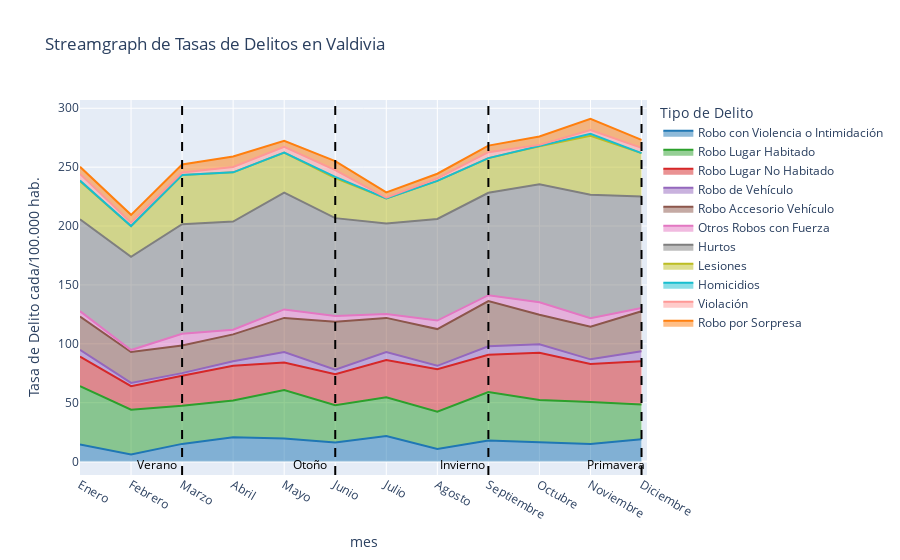
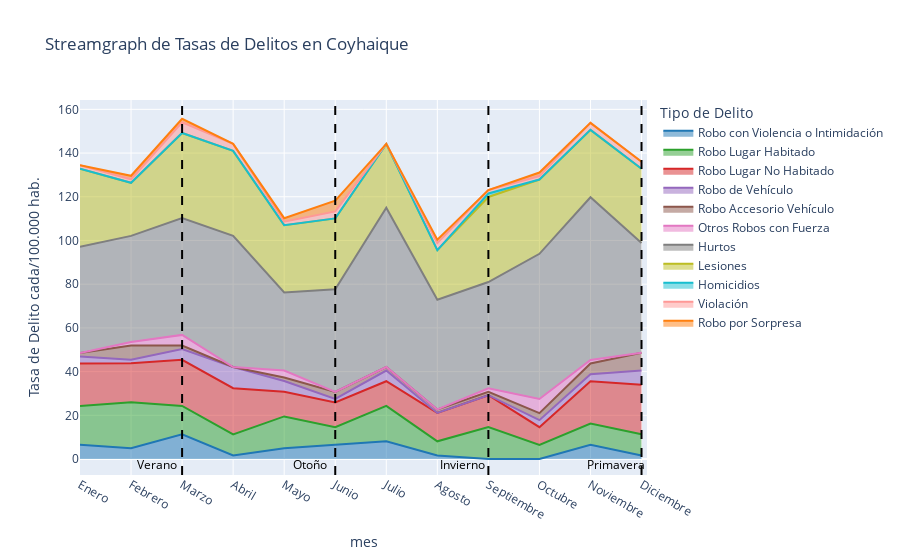

Notebook source saved alongside these figures, in order:
### Code cell
# Cargar datos desde el archivo Excel
df_stream = df2.sort_values("mes")
df_stream2 = df1.sort_values("mes")

levantarStream2(df_stream, orden_meses, "Valdivia", colores_delitos)
levantarStream2(df_stream2, orden_meses, "Coyhaique", colores_delitos)

### Figure 1 — Plotly figure (JSON) as saved in the notebook; plotly's stock layout.template omitted (floating-point values rounded to 4 significant figures)
{"data": [{"fillpattern": {"shape": ""}, "hovertemplate": "Tipo de Delito=Robo con Violencia o Intimidación<br>mes=%{x}<br>Tasa de Delito cada/100.000 hab.=%{y}<extra></extra>", "legendgroup": "Robo con Violencia o Intimidación", "line": {"color": "#1f77b4"}, "marker": {"symbol": "circle"}, "mode": "lines", "name": "Robo con Violencia o Intimidación", "orientation": "v", "showlegend": true, "stackgroup": "1", "type": "scatter", "x": ["Abril", "Agosto", "Diciembre", "Enero", "Febrero", "Julio", "Junio", "Marzo", "Mayo", "Noviembre", "Octubre", "Septiembre"], "xaxis": "x", "y": [20.6, 10.6, 18.9, 14.5, 6.1, 21.7, 16.2, 15, 19.5, 15, 16.7, 17.8], "yaxis": "y"}, {"fillpattern": {"shape": ""}, "hovertemplate": "Tipo de Delito=Robo Lugar Habitado<br>mes=%{x}<br>Tasa de Delito cada/100.000 hab.=%{y}<extra></extra>", "legendgroup": "Robo Lugar Habitado", "line": {"color": "#2ca02c"}, "marker": {"symbol": "circle"}, "mode": "lines", "name": "Robo Lugar Habitado", "orientation": "v", "showlegend": true, "stackgroup": "1", "type": "scatter", "x": ["Abril", "Agosto", "Diciembre", "Enero", "Febrero", "Julio", "Junio", "Marzo", "Mayo", "Noviembre", "Octubre", "Septiembre"], "xaxis": "x", "y": [31.2, 31.7, 29.5, 49.6, 37.9, 32.9, 31.7, 32.3, 41.2, 35.6, 35.6, 41.2], "yaxis": "y"}, {"fillpattern": {"shape": ""}, "hovertemplate": "Tipo de Delito=Robo Lugar No Habitado<br>mes=%{x}<br>Tasa de Delito cada/100.000 hab.=%{y}<extra></extra>", "legendgroup": "Robo Lugar No Habitado", "line": {"color": "#d62728"}, "marker": {"symbol": "circle"}, "mode": "lines", "name": "Robo Lugar No Habitado", "orientation": "v", "showlegend": true, "stackgroup": "1", "type": "scatter", "x": ["Abril", "Agosto", "Diciembre", "Enero", "Febrero", "Julio", "Junio", "Marzo", "Mayo", "Noviembre", "Octubre", "Septiembre"], "xaxis": "x", "y": [29.5, 36.2, 36.8, 25.1, 20, 31.7, 26.2, 25.6, 23.4, 32.3, 40.1, 31.7], "yaxis": "y"}, {"fillpattern": {"shape": ""}, "hovertemplate": "Tipo de Delito=Robo de Vehículo<br>mes=%{x}<br>Tasa de Delito cada/100.000 hab.=%{y}<extra></extra>", "legendgroup": "Robo de Vehículo", "line": {"color": "#9467bd"}, "marker": {"symbol": "circle"}, "mode": "lines", "name": "Robo de Vehículo", "orientation": "v", "showlegend": true, "stackgroup": "1", "type": "scatter", "x": ["Abril", "Agosto", "Diciembre", "Enero", "Febrero", "Julio", "Junio", "Marzo", "Mayo", "Noviembre", "Octubre", "Septiembre"], "xaxis": "x", "y": [3.9, 2.8, 8.4, 5.6, 2.8, 6.7, 3.9, 2.2, 8.9, 3.9, 7.2, 7.2], "yaxis": "y"}, {"fillpattern": {"shape": ""}, "hovertemplate": "Tipo de Delito=Robo Accesorio Vehículo<br>mes=%{x}<br>Tasa de Delito cada/100.000 hab.=%{y}<extra></extra>", "legendgroup": "Robo Accesorio Vehículo", "line": {"color": "#8c564b"}, "marker": {"symbol": "circle"}, "mode": "lines", "name": "Robo Accesorio Vehículo", "orientation": "v", "showlegend": true, "stackgroup": "1", "type": "scatter", "x": ["Abril", "Agosto", "Diciembre", "Enero", "Febrero", "Julio", "Junio", "Marzo", "Mayo", "Noviembre", "Octubre", "Septiembre"], "xaxis": "x", "y": [22.8, 31.2, 34, 28.4, 26.2, 29, 40.7, 23.4, 29, 27.8, 25.1, 38.4], "yaxis": "y"}, {"fillpattern": {"shape": ""}, "hovertemplate": "Tipo de Delito=Otros Robos con Fuerza<br>mes=%{x}<br>Tasa de Delito cada/100.000 hab.=%{y}<extra></extra>", "legendgroup": "Otros Robos con Fuerza", "line": {"color": "#e377c2"}, "marker": {"symbol": "circle"}, "mode": "lines", "name": "Otros Robos con Fuerza", "orientation": "v", "showlegend": true, "stackgroup": "1", "type": "scatter", "x": ["Abril", "Agosto", "Diciembre", "Enero", "Febrero", "Julio", "Junio", "Marzo", "Mayo", "Noviembre", "Octubre", "Septiembre"], "xaxis": "x", "y": [3.9, 7.2, 2.8, 4.5, 1.7, 3.3, 5, 10, 7.2, 7.2, 10.6, 5], "yaxis": "y"}, {"fillpattern": {"shape": ""}, "hovertemplate": "Tipo de Delito=Hurtos<br>mes=%{x}<br>Tasa de Delito cada/100.000 hab.=%{y}<extra></extra>", "legendgroup": "Hurtos", "line": {"color": "#7f7f7f"}, "marker": {"symbol": "circle"}, "mode": "lines", "name": "Hurtos", "orientation": "v", "showlegend": true, "stackgroup": "1", "type": "scatter", "x": ["Abril", "Agosto", "Diciembre", "Enero", "Febrero", "Julio", "Junio", "Marzo", "Mayo", "Noviembre", "Octubre", "Septiembre"], "xaxis": "x", "y": [91.9, 86.3, 94.7, 78, 79.1, 76.9, 83, 93, 99.1, 104.7, 100.2, 86.9], "yaxis": "y"}, {"fillpattern": {"shape": ""}, "hovertemplate": "Tipo de Delito=Lesiones<br>mes=%{x}<br>Tasa de Delito cada/100.000 hab.=%{y}<extra></extra>", "legendgroup": "Lesiones", "line": {"color": "#bcbd22"}, "marker": {"symbol": "circle"}, "mode": "lines", "name": "Lesiones", "orientation": "v", "showlegend": true, "stackgroup": "1", "type": "scatter", "x": ["Abril", "Agosto", "Diciembre", "Enero", "Febrero", "Julio", "Junio", "Marzo", "Mayo", "Noviembre", "Octubre", "Septiembre"], "xaxis": "x", "y": [41.8, 32.3, 36.8, 32.3, 26.2, 21.2, 34, 41.8, 34, 50.1, 32.3, 29.5], "yaxis": "y"}, {"fillpattern": {"shape": ""}, "hovertemplate": "Tipo de Delito=Homicidios<br>mes=%{x}<br>Tasa de Delito cada/100.000 hab.=%{y}<extra></extra>", "legendgroup": "Homicidios", "line": {"color": "#17becf"}, "marker": {"symbol": "circle"}, "mode": "lines", "name": "Homicidios", "orientation": "v", "showlegend": true, "stackgroup": "1", "type": "scatter", "x": ["Abril", "Agosto", "Diciembre", "Enero", "Febrero", "Julio", "Junio", "Marzo", "Mayo", "Noviembre", "Octubre", "Septiembre"], "xaxis": "x", "y": [0, 0, 0, 0.6, 0, 0, 1.1, 0, 0, 1.7, 0, 0], "yaxis": "y"}, {"fillpattern": {"shape": ""}, "hovertemplate": "Tipo de Delito=Violación<br>mes=%{x}<br>Tasa de Delito cada/100.000 hab.=%{y}<extra></extra>", "legendgroup": "Violación", "line": {"color": "#ff9896"}, "marker": {"symbol": "circle"}, "mode": "lines", "name": "Violación", "orientation": "v", "showlegend": true, "stackgroup": "1", "type": "scatter", "x": ["Abril", "Agosto", "Diciembre", "Enero", "Febrero", "Julio", "Junio", "Marzo", "Mayo", "Noviembre", "Octubre", "Septiembre"], "xaxis": "x", "y": [4.5, 2.2, 4.5, 5.6, 2.8, 0.6, 5.6, 2.2, 5, 3.3, 1.1, 5], "yaxis": "y"}, {"fillpattern": {"shape": ""}, "hovertemplate": "Tipo de Delito=Robo por Sorpresa<br>mes=%{x}<br>Tasa de Delito cada/100.000 hab.=%{y}<extra></extra>", "legendgroup": "Robo por Sorpresa", "line": {"color": "#ff7f0e"}, "marker": {"symbol": "circle"}, "mode": "lines", "name": "Robo por Sorpresa", "orientation": "v", "showlegend": true, "stackgroup": "1", "type": "scatter", "x": ["Abril", "Agosto", "Diciembre", "Enero", "Febrero", "Julio", "Junio", "Marzo", "Mayo", "Noviembre", "Octubre", "Septiembre"], "xaxis": "x", "y": [8.9, 3.9, 6.7, 6.1, 6.7, 4.5, 7.8, 6.7, 5, 9.5, 7.2, 5.6], "yaxis": "y"}], "layout": {"annotations": [{"font": {"color": "black"}, "showarrow": false, "text": "Verano", "x": 1.5, "y": -2.5}, {"font": {"color": "black"}, "showarrow": false, "text": "Otoño", "x": 4.5, "y": -2.5}, {"font": {"color": "black"}, "showarrow": false, "text": "Invierno", "x": 7.5, "y": -2.5}, {"font": {"color": "black"}, "showarrow": false, "text": "Primavera", "x": 10.5, "y": -2.5}], "autosize": true, "legend": {"title": {"text": "Tipo de Delito"}, "tracegroupgap": 0}, "shapes": [{"line": {"color": "black", "dash": "dash", "width": 2}, "type": "line", "x0": "Marzo", "x1": "Marzo", "xref": "x", "y0": 0, "y1": 1, "yref": "paper"}, {"line": {"color": "black", "dash": "dash", "width": 2}, "type": "line", "x0": "Junio", "x1": "Junio", "xref": "x", "y0": 0, "y1": 1, "yref": "paper"}, {"line": {"color": "black", "dash": "dash", "width": 2}, "type": "line", "x0": "Septiembre", "x1": "Septiembre", "xref": "x", "y0": 0, "y1": 1, "yref": "paper"}, {"line": {"color": "black", "dash": "dash", "width": 2}, "type": "line", "x0": "Diciembre", "x1": "Diciembre", "xref": "x", "y0": 0, "y1": 1, "yref": "paper"}], "title": {"text": "Streamgraph de Tasas de Delitos en Valdivia"}, "xaxis": {"anchor": "y", "autorange": true, "categoryarray": ["Enero", "Febrero", "Marzo", "Abril", "Mayo", "Junio", "Julio", "Agosto", "Septiembre", "Octubre", "Noviembre", "Diciembre"], "categoryorder": "array", "domain": [0, 1], "range": [0, 11.01], "title": {"text": "mes"}, "type": "category"}, "yaxis": {"anchor": "x", "autorange": true, "domain": [0, 1], "range": [-19.77, 307.5], "title": {"text": "Tasa de Delito cada/100.000 hab."}, "type": "linear"}}}

### Figure 2 — Plotly figure (JSON) as saved in the notebook; plotly's stock layout.template omitted (floating-point values rounded to 4 significant figures)
{"data": [{"fillpattern": {"shape": ""}, "hovertemplate": "Tipo de Delito=Robo con Violencia o Intimidación<br>mes=%{x}<br>Tasa de Delito cada/100.000 hab.=%{y}<extra></extra>", "legendgroup": "Robo con Violencia o Intimidación", "line": {"color": "#1f77b4"}, "marker": {"symbol": "circle"}, "mode": "lines", "name": "Robo con Violencia o Intimidación", "orientation": "v", "showlegend": true, "stackgroup": "1", "type": "scatter", "x": ["Abril", "Agosto", "Diciembre", "Enero", "Febrero", "Julio", "Junio", "Marzo", "Mayo", "Noviembre", "Octubre", "Septiembre"], "xaxis": "x", "y": [1.6, 1.6, 1.6, 6.5, 4.9, 8.1, 6.5, 11.3, 4.9, 6.5, 0, 0], "yaxis": "y"}, {"fillpattern": {"shape": ""}, "hovertemplate": "Tipo de Delito=Robo Lugar Habitado<br>mes=%{x}<br>Tasa de Delito cada/100.000 hab.=%{y}<extra></extra>", "legendgroup": "Robo Lugar Habitado", "line": {"color": "#2ca02c"}, "marker": {"symbol": "circle"}, "mode": "lines", "name": "Robo Lugar Habitado", "orientation": "v", "showlegend": true, "stackgroup": "1", "type": "scatter", "x": ["Abril", "Agosto", "Diciembre", "Enero", "Febrero", "Julio", "Junio", "Marzo", "Mayo", "Noviembre", "Octubre", "Septiembre"], "xaxis": "x", "y": [9.7, 6.5, 9.7, 17.8, 21.1, 16.2, 8.1, 13, 14.6, 9.7, 6.5, 14.6], "yaxis": "y"}, {"fillpattern": {"shape": ""}, "hovertemplate": "Tipo de Delito=Robo Lugar No Habitado<br>mes=%{x}<br>Tasa de Delito cada/100.000 hab.=%{y}<extra></extra>", "legendgroup": "Robo Lugar No Habitado", "line": {"color": "#d62728"}, "marker": {"symbol": "circle"}, "mode": "lines", "name": "Robo Lugar No Habitado", "orientation": "v", "showlegend": true, "stackgroup": "1", "type": "scatter", "x": ["Abril", "Agosto", "Diciembre", "Enero", "Febrero", "Julio", "Junio", "Marzo", "Mayo", "Noviembre", "Octubre", "Septiembre"], "xaxis": "x", "y": [21.1, 13, 22.7, 19.4, 17.8, 11.3, 11.3, 21.1, 11.3, 19.4, 8.1, 14.6], "yaxis": "y"}, {"fillpattern": {"shape": ""}, "hovertemplate": "Tipo de Delito=Robo de Vehículo<br>mes=%{x}<br>Tasa de Delito cada/100.000 hab.=%{y}<extra></extra>", "legendgroup": "Robo de Vehículo", "line": {"color": "#9467bd"}, "marker": {"symbol": "circle"}, "mode": "lines", "name": "Robo de Vehículo", "orientation": "v", "showlegend": true, "stackgroup": "1", "type": "scatter", "x": ["Abril", "Agosto", "Diciembre", "Enero", "Febrero", "Julio", "Junio", "Marzo", "Mayo", "Noviembre", "Octubre", "Septiembre"], "xaxis": "x", "y": [9.7, 0, 6.5, 3.2, 1.6, 4.9, 1.6, 4.9, 4.9, 3.2, 3.2, 0], "yaxis": "y"}, {"fillpattern": {"shape": ""}, "hovertemplate": "Tipo de Delito=Robo Accesorio Vehículo<br>mes=%{x}<br>Tasa de Delito cada/100.000 hab.=%{y}<extra></extra>", "legendgroup": "Robo Accesorio Vehículo", "line": {"color": "#8c564b"}, "marker": {"symbol": "circle"}, "mode": "lines", "name": "Robo Accesorio Vehículo", "orientation": "v", "showlegend": true, "stackgroup": "1", "type": "scatter", "x": ["Abril", "Agosto", "Diciembre", "Enero", "Febrero", "Julio", "Junio", "Marzo", "Mayo", "Noviembre", "Octubre", "Septiembre"], "xaxis": "x", "y": [0, 1.6, 8.1, 1.6, 6.5, 1.6, 3.2, 1.6, 1.6, 4.9, 3.2, 1.6], "yaxis": "y"}, {"fillpattern": {"shape": ""}, "hovertemplate": "Tipo de Delito=Otros Robos con Fuerza<br>mes=%{x}<br>Tasa de Delito cada/100.000 hab.=%{y}<extra></extra>", "legendgroup": "Otros Robos con Fuerza", "line": {"color": "#e377c2"}, "marker": {"symbol": "circle"}, "mode": "lines", "name": "Otros Robos con Fuerza", "orientation": "v", "showlegend": true, "stackgroup": "1", "type": "scatter", "x": ["Abril", "Agosto", "Diciembre", "Enero", "Febrero", "Julio", "Junio", "Marzo", "Mayo", "Noviembre", "Octubre", "Septiembre"], "xaxis": "x", "y": [0, 0, 0, 0, 1.6, 0, 0, 4.9, 3.2, 1.6, 6.5, 1.6], "yaxis": "y"}, {"fillpattern": {"shape": ""}, "hovertemplate": "Tipo de Delito=Hurtos<br>mes=%{x}<br>Tasa de Delito cada/100.000 hab.=%{y}<extra></extra>", "legendgroup": "Hurtos", "line": {"color": "#7f7f7f"}, "marker": {"symbol": "circle"}, "mode": "lines", "name": "Hurtos", "orientation": "v", "showlegend": true, "stackgroup": "1", "type": "scatter", "x": ["Abril", "Agosto", "Diciembre", "Enero", "Febrero", "Julio", "Junio", "Marzo", "Mayo", "Noviembre", "Octubre", "Septiembre"], "xaxis": "x", "y": [60, 50.2, 50.2, 48.6, 48.6, 72.9, 47, 53.5, 35.7, 74.5, 66.4, 48.6], "yaxis": "y"}, {"fillpattern": {"shape": ""}, "hovertemplate": "Tipo de Delito=Lesiones<br>mes=%{x}<br>Tasa de Delito cada/100.000 hab.=%{y}<extra></extra>", "legendgroup": "Lesiones", "line": {"color": "#bcbd22"}, "marker": {"symbol": "circle"}, "mode": "lines", "name": "Lesiones", "orientation": "v", "showlegend": true, "stackgroup": "1", "type": "scatter", "x": ["Abril", "Agosto", "Diciembre", "Enero", "Febrero", "Julio", "Junio", "Marzo", "Mayo", "Noviembre", "Octubre", "Septiembre"], "xaxis": "x", "y": [38.9, 22.7, 34, 35.7, 24.3, 29.2, 32.4, 38.9, 30.8, 30.8, 34, 38.9], "yaxis": "y"}, {"fillpattern": {"shape": ""}, "hovertemplate": "Tipo de Delito=Homicidios<br>mes=%{x}<br>Tasa de Delito cada/100.000 hab.=%{y}<extra></extra>", "legendgroup": "Homicidios", "line": {"color": "#17becf"}, "marker": {"symbol": "circle"}, "mode": "lines", "name": "Homicidios", "orientation": "v", "showlegend": true, "stackgroup": "1", "type": "scatter", "x": ["Abril", "Agosto", "Diciembre", "Enero", "Febrero", "Julio", "Junio", "Marzo", "Mayo", "Noviembre", "Octubre", "Septiembre"], "xaxis": "x", "y": [0, 0, 0, 0, 0, 0, 0, 0, 0, 0, 0, 1.6], "yaxis": "y"}, {"fillpattern": {"shape": ""}, "hovertemplate": "Tipo de Delito=Violación<br>mes=%{x}<br>Tasa de Delito cada/100.000 hab.=%{y}<extra></extra>", "legendgroup": "Violación", "line": {"color": "#ff9896"}, "marker": {"symbol": "circle"}, "mode": "lines", "name": "Violación", "orientation": "v", "showlegend": true, "stackgroup": "1", "type": "scatter", "x": ["Abril", "Agosto", "Diciembre", "Enero", "Febrero", "Julio", "Junio", "Marzo", "Mayo", "Noviembre", "Octubre", "Septiembre"], "xaxis": "x", "y": [3.2, 3.2, 3.2, 1.6, 1.6, 0, 3.2, 4.9, 1.6, 3.2, 1.6, 1.6], "yaxis": "y"}, {"fillpattern": {"shape": ""}, "hovertemplate": "Tipo de Delito=Robo por Sorpresa<br>mes=%{x}<br>Tasa de Delito cada/100.000 hab.=%{y}<extra></extra>", "legendgroup": "Robo por Sorpresa", "line": {"color": "#ff7f0e"}, "marker": {"symbol": "circle"}, "mode": "lines", "name": "Robo por Sorpresa", "orientation": "v", "showlegend": true, "stackgroup": "1", "type": "scatter", "x": ["Abril", "Agosto", "Diciembre", "Enero", "Febrero", "Julio", "Junio", "Marzo", "Mayo", "Noviembre", "Octubre", "Septiembre"], "xaxis": "x", "y": [0, 1.6, 0, 0, 1.6, 0, 4.9, 1.6, 1.6, 0, 1.6, 0], "yaxis": "y"}], "layout": {"annotations": [{"font": {"color": "black"}, "showarrow": false, "text": "Verano", "x": 1.5, "y": -2.5}, {"font": {"color": "black"}, "showarrow": false, "text": "Otoño", "x": 4.5, "y": -2.5}, {"font": {"color": "black"}, "showarrow": false, "text": "Invierno", "x": 7.5, "y": -2.5}, {"font": {"color": "black"}, "showarrow": false, "text": "Primavera", "x": 10.5, "y": -2.5}], "autosize": true, "legend": {"title": {"text": "Tipo de Delito"}, "tracegroupgap": 0}, "shapes": [{"line": {"color": "black", "dash": "dash", "width": 2}, "type": "line", "x0": "Marzo", "x1": "Marzo", "xref": "x", "y0": 0, "y1": 1, "yref": "paper"}, {"line": {"color": "black", "dash": "dash", "width": 2}, "type": "line", "x0": "Junio", "x1": "Junio", "xref": "x", "y0": 0, "y1": 1, "yref": "paper"}, {"line": {"color": "black", "dash": "dash", "width": 2}, "type": "line", "x0": "Septiembre", "x1": "Septiembre", "xref": "x", "y0": 0, "y1": 1, "yref": "paper"}, {"line": {"color": "black", "dash": "dash", "width": 2}, "type": "line", "x0": "Diciembre", "x1": "Diciembre", "xref": "x", "y0": 0, "y1": 1, "yref": "paper"}], "title": {"text": "Streamgraph de Tasas de Delitos en Coyhaique"}, "xaxis": {"anchor": "y", "autorange": true, "categoryarray": ["Enero", "Febrero", "Marzo", "Abril", "Mayo", "Junio", "Julio", "Agosto", "Septiembre", "Octubre", "Noviembre", "Diciembre"], "categoryorder": "array", "domain": [0, 1], "range": [0, 11.01], "title": {"text": "mes"}, "type": "category"}, "yaxis": {"anchor": "x", "autorange": true, "domain": [0, 1], "range": [-11.81, 164.5], "title": {"text": "Tasa de Delito cada/100.000 hab."}, "type": "linear"}}}
